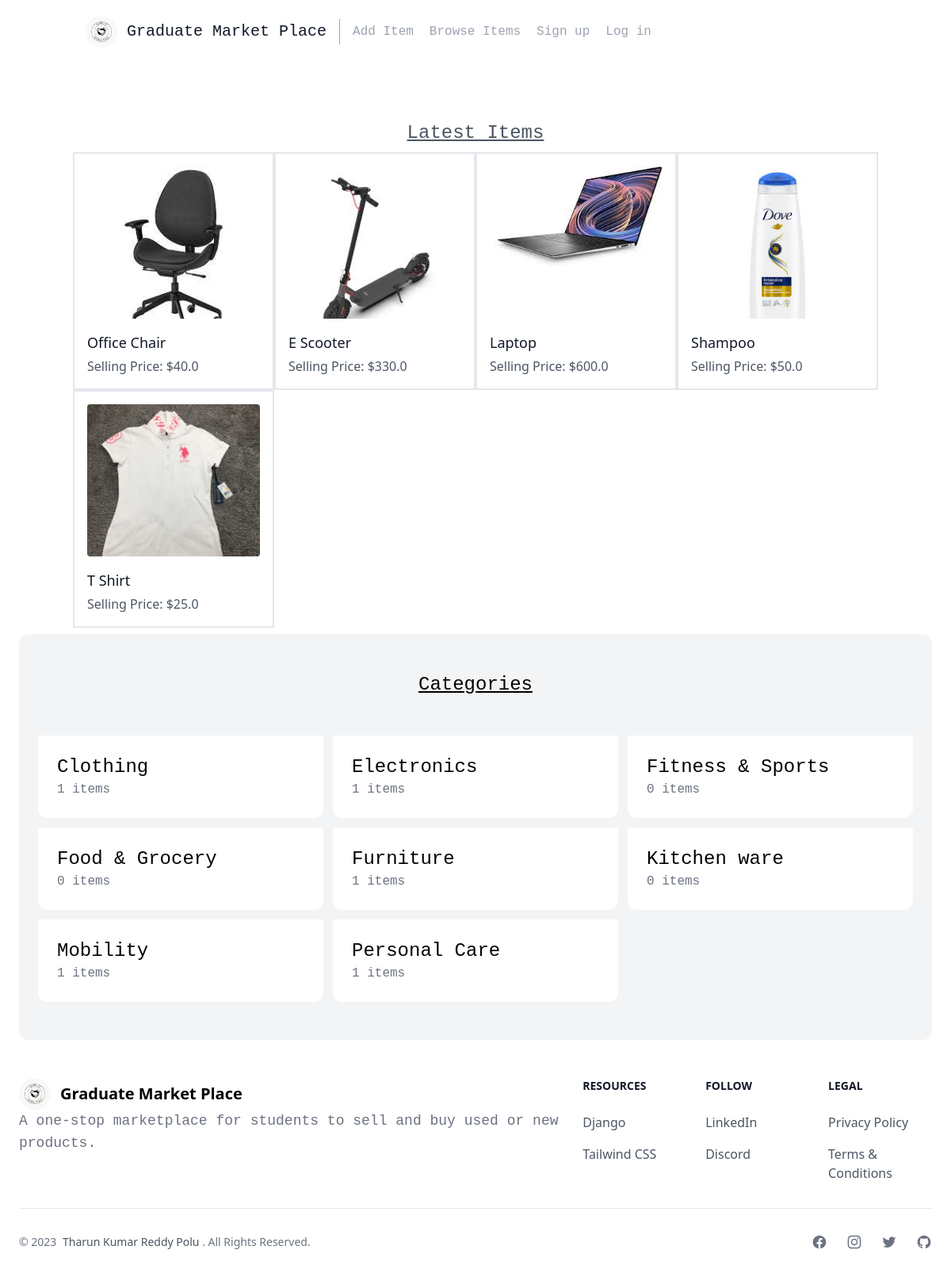
The app's page /, older data.
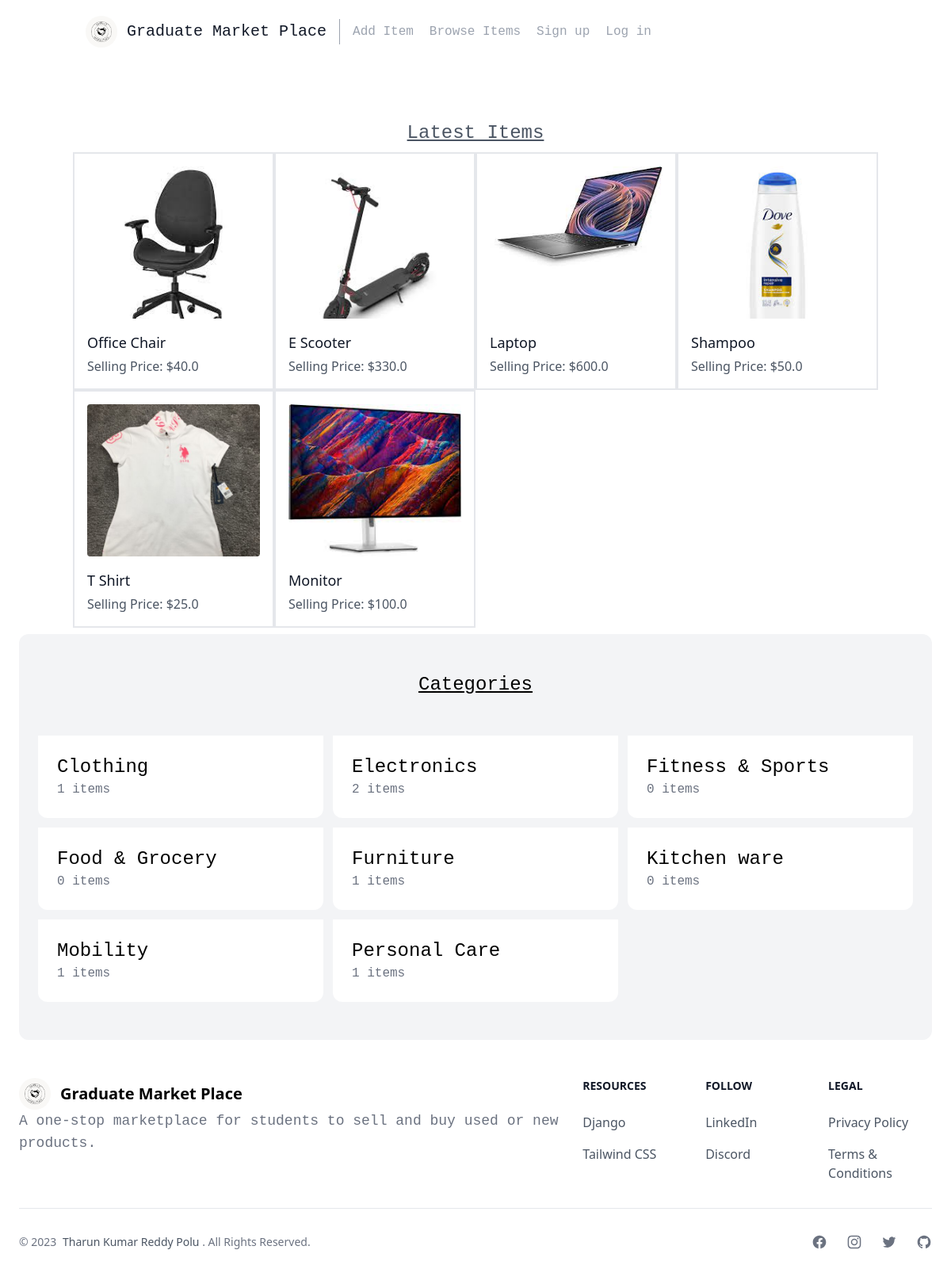
The same page, newer data.
### item/models.py (models this page shows, shortened)
class Item(models.Model):
    category = models.ForeignKey(Category, related_name='items', on_delete=models.CASCADE)
    name = models.CharField(max_length=255)
    description = models.TextField(blank=True, null=True)
    price = models.FloatField()
    image = models.ImageField(upload_to='item_images', blank=True, null=True)
    is_sold = models.BooleanField(default=False)
    posted_by = models.ForeignKey(User, related_name='items', on_delete=models.CASCADE)
    posted_at = models.DateTimeField(auto_now_add=True)

class Category(models.Model):
    name = models.CharField(max_length=255)
    class Meta:
        ordering = ('name',)
        verbose_name_plural = "Categories"

### core/views.py (the view)
# urls.py: path('', views.index, name='index'),
def index(request):
    items = Item.objects.filter(is_sold = False)
    categories = Category.objects.all()
    return render(request, 'core/index.html',{
        'categories': categories,
        'items': items,
    })

### core/templates/core/index.html (shortened to what this page needs)
{% extends 'core/base.html' %}
{% block content %}
    <section class="text-gray-600 body-font">
        <h2 class="mb-6 mt-12 text-2xl text-center font-mono underline">Latest Items</h2>
        <div class="container px-5 py-15 mx-auto">
          <div class="flex flex-wrap -m-4">
            {% for item in items %}
            <div class="lg:w-1/4 md:w-1/2 p-4 w-full border-x-2 border-y-2">
              <a class="block relative h-48 rounded overflow-hidden" href="{% url 'item:detail' item.id %}">
                <div>
                    <img class="object-cover object-center w-full h-full block" src="{{ item.image.url }}">
                </div>
              </a>
              <div class="mt-4">
                <h2 class="text-gray-900 title-font text-lg font-medium">{{ item.name }}</h2>
                <p class="mt-1">Selling Price: ${{ item.price }}</p>
              </div>
            </div>
            {% endfor %}
          </div>
        </div>
    </section>
    <div class="mt-6 px-6 py-12 bg-gray-100 rounded-xl">
        <h2 class="mb-12 text-2xl text-center font-mono underline">Categories</h2>
        <div class="grid grid-cols-3 gap-3">
            {% for category in categories %}
            <div>
                <a href="#">
                    <div class="p-6 bg-white rounded-b-xl">
                        <h2 class="text-2xl font-mono">{{ category.name }}</h2>
                        <p class="text-gray-500 font-mono">{{ category.items.count }} items</p>
                    </div>
                </a>
            </div>
            {% endfor %}
        </div>
    </div>
{% endblock %}

Row changes from the older to the newer data that the page shows:
added Item: image (picture), name "Monitor", price "100.0"
computed for Category "Electronics": items.count "1" → "2"
